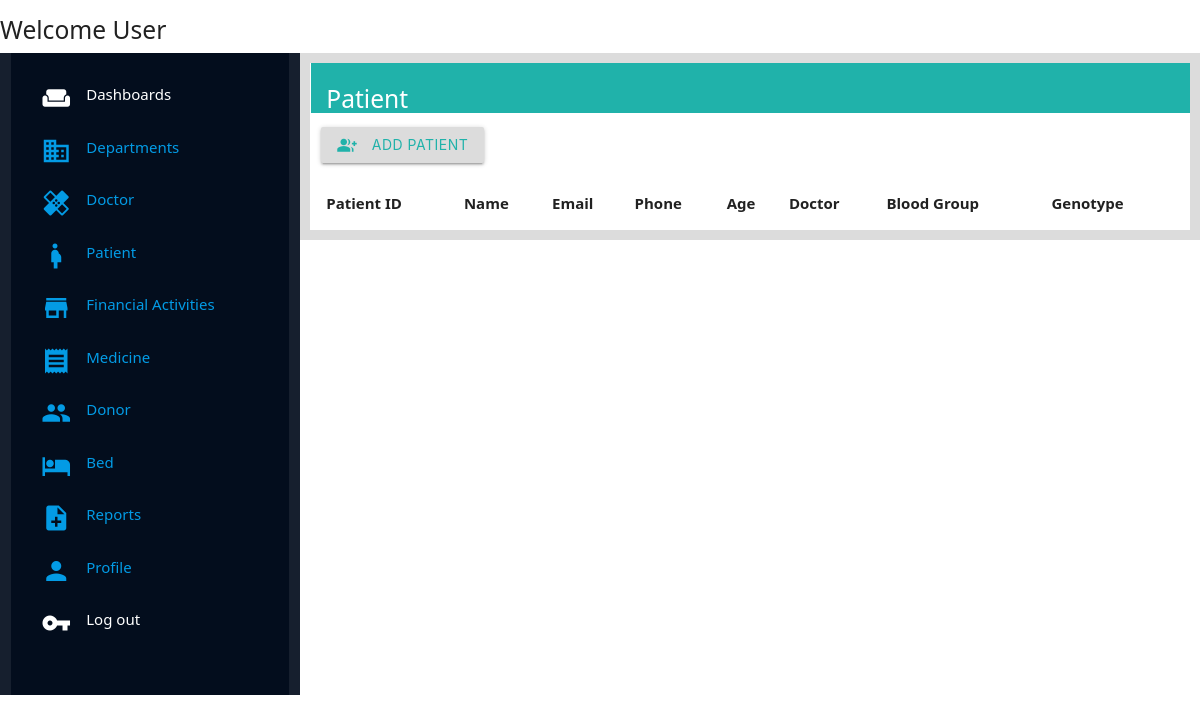
/management/patients/, run on an earlier commit of the app's database.
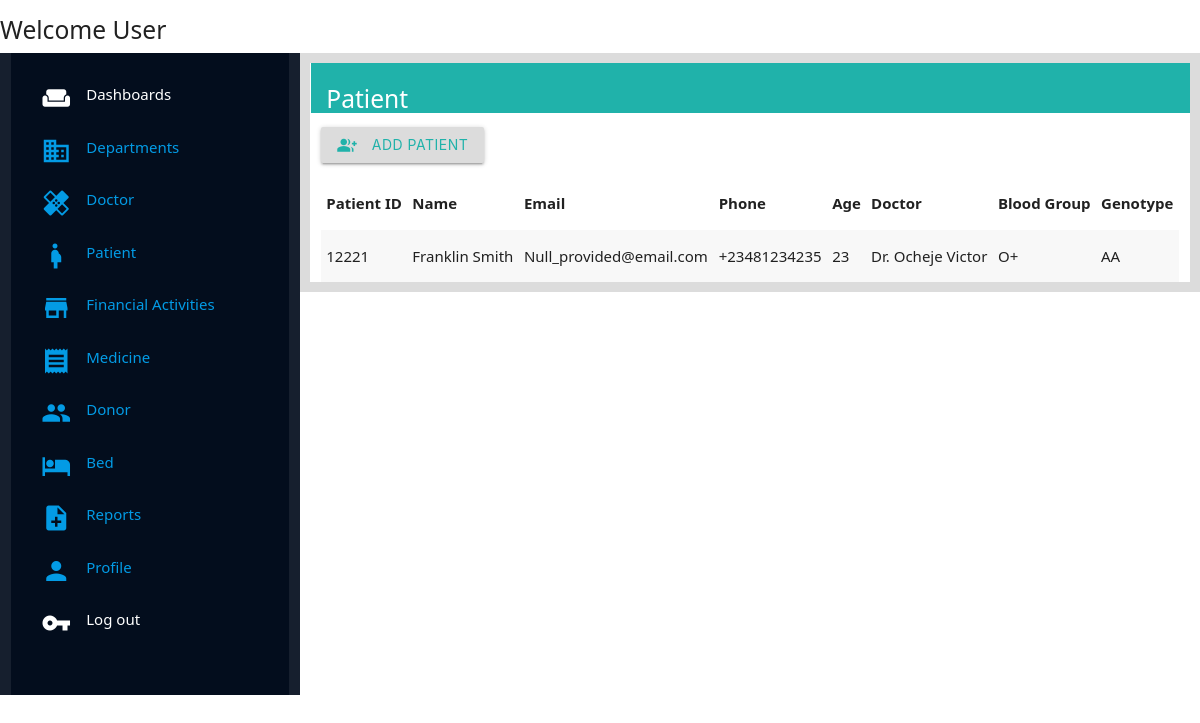
And on a later commit of the database.
### management/models.py (models this page shows, shortened)
class Patient(models.Model):
    Patient_id = models.CharField(unique=True, max_length=200, default="Please Update",null=True,blank=True)
    Patient_lastname = models.CharField(max_length=250,null=True, blank=True)
    Patient_firstname = models.CharField(max_length=250,null=True, blank=True)
    Patient_email_address = models.EmailField(max_length=250, null=True, blank=True, default="Null_provided@email.com")
    Patient_phone_number = models.CharField(max_length=120, null=True, blank=True)
    Patient_address = models.CharField(max_length=350,null=True,blank=True)
    Patient_doctor = models.ForeignKey(Doctor,on_delete=models.CASCADE, related_name="patient_doctor")
    Patient_blood_group = models.CharField(max_length=200, default="Please Update")
    Patient_blood_genotype = models.CharField(max_length=200, default="Please Update")
    Patient_age = models.IntegerField(null=True,blank=True)
    Patient_gender = models.CharField(max_length=25, choices=GENDER,default="UNDECIDED")
    Patient_room = models.ForeignKey(Room, on_delete=models.CharField, null=True, blank=True)

class Doctor(models.Model):
    Doctor_firstname = models.CharField(max_length=250, null=True,blank=True)
    Doctor_lastname = models.CharField(max_length=250, null=True,blank=True)
    Doctor_gender = models.CharField(max_length=25, choices=GENDER, default="UNDECIDED")
    Doctor_department = models.ForeignKey(Department,on_delete=models.CASCADE, related_name="doctor_department")
    Doctor_specialization = models.CharField(max_length=250, null=True, blank=True)
    Doctor_phone_number = models.CharField(max_length=250, null=True, blank=True)
    Doctor_email_address = models.EmailField(default="firstname.lastname@hospitalmanagement.com", null=True, blank=True)
    Doctor_location = models.CharField(max_length=250,null=True, blank=True)
    def __str__(self):
        return "Dr. "+ self.Doctor_firstname+ " " + self.Doctor_lastname

### management/views.py (the view)
# urls.py: path('patients/',views.patient_page, name="patients_page"),
def patient_page(request):
    patients = Patient.objects.all()
    context = {
        'patients':patients
    }
    return render(request,'management/Pages/patient_page.html',context)

### management/templates/management/Pages/patient_page.html
{% extends 'management/index.html' %}
{% load static %}
{% block content %}
<div class="wrapper">
    <div class="title-holder">
        <h5 class="title">Patient</h5>
    </div>
    <div class="body-wrapper">
        <button class="btn add-btn"><i class="small material-icons left">group_add</i> Add Patient</button>
    </div>
    <div class="display-list">
        <table class="striped">
        <thead>
          <tr>
              <th>Patient ID</th>
              <th>Name</th>
              <th>Email</th>
              <th>Phone</th>
              <th>Age</th>
              <th>Doctor</th>
              <th>Blood Group</th>
              <th>Genotype</th>
          </tr>
        </thead>
        <tbody>
          {% for patient in patients %}
          <tr>
            <td>{{patient.Patient_id}}</td>
            <td>{{patient.Patient_lastname}} {{patient.Patient_firstname}}</td>
            <td>{{patient.Patient_email_address}}</td>
            <td>{{patient.Patient_phone_number}}</td>
            <td>{{patient.Patient_age}}</td>
            <td>{{patient.Patient_doctor}}</td>
            <td>{{patient.Patient_blood_group}}</td>
            <td>{{patient.Patient_blood_genotype}}</td>
          </tr>
          {% endfor %}
        </tbody>
      </table>
    </div>
</div>
{% endblock content %}

What changed in the data, as far as the page shows it:
added Patient: Patient_id "12221", Patient_lastname "Franklin", Patient_firstname "Smith", Patient_email_address "Null_provided@email.com", Patient_phone_number "+23481234235", Patient_age "23", Patient_doctor "Dr. Ocheje Victor", Patient_blood_group "O+", Patient_blood_genotype "AA"
